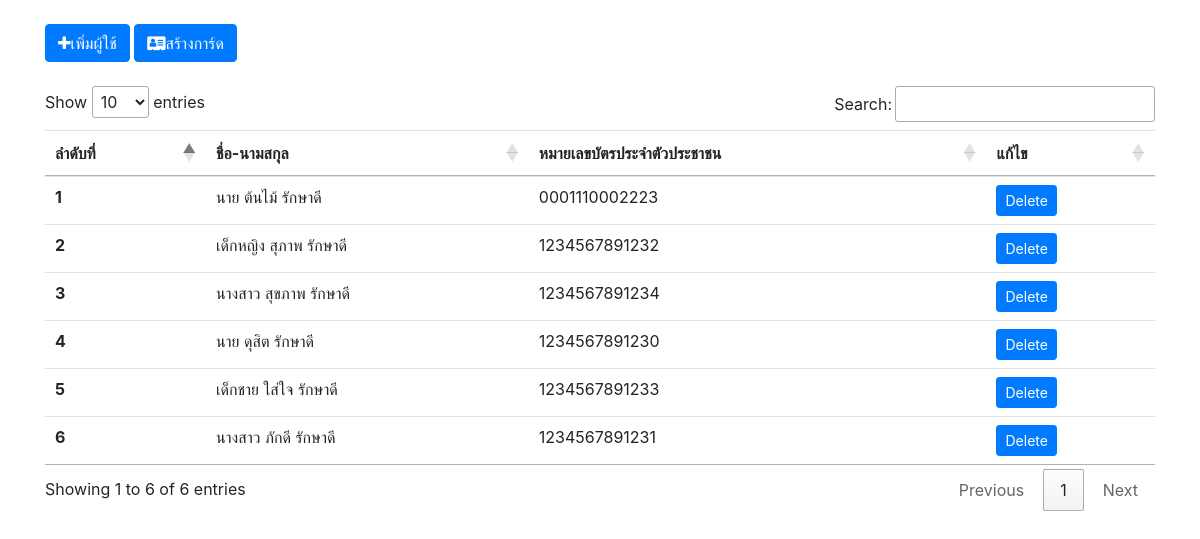
The page /card-user.php on the database its author committed.
### tables this page shows
CREATE TABLE `users_dusi` (
  `user_id` int(11) NOT NULL,
  `name_title` varchar(10) NOT NULL,
  `name` varchar(50) NOT NULL,
  `surname` varchar(50) NOT NULL,
  `birthday` date NOT NULL,
  `registration_date` date DEFAULT curdate(),
  `identification` char(13) NOT NULL,
  `sex` enum('ชาย','หญิง') NOT NULL,
  `id_card` char(8) NOT NULL
);

### card-user.php (the view, shortened to what this page needs)
<?php
$servername = "localhost";
$username = "root";
$password = "";
$dbname = "dusi_db";
$conn = new mysqli($servername, $username, $password, $dbname);
?>
<!doctype html>
<html lang="en">
<head>
  <link rel="stylesheet" href="https://stackpath.bootstrapcdn.com/bootstrap/4.4.1/css/bootstrap.min.css"
>
  <link rel="stylesheet" href="//cdn.datatables.net/1.10.20/css/jquery.dataTables.min.css">
  <link rel="stylesheet" href="https://cdnjs.cloudflare.com/ajax/libs/font-awesome/4.7.0/css/font-awesome.min.css">
</head>
<body>
  <div class="container my-4">
    <button class="btn btn-primary" type="button" data-toggle="collapse" data-target="#collapseExample" aria-expanded="false" aria-controls="collapseExample">
      <i class="fa fa-plus"></i>เพิ่มผู้ใช้
    </button>
    <a href="id-card.php" class="btn btn-primary">
      <i class="fa fa-address-card"></i>สร้างการ์ด
    </a>
  </div>
        <div class="container my-4">
        <table class="table" id="myTable">
          <thead>
            <tr>
            <th scope="col">ลำดับที่</th>
            <th scope="col">ชื่อ-นามสกุล</th>
            <th scope="col">หมายเลขบัตรประจำตัวประชาชน</th>
            <th scope="col">แก้ไข</th>
            </tr>
        </thead>
        <tbody>
  <?php
        $sql = "SELECT user_id, CONCAT(name_title, ' ', name, ' ', surname) AS full_name, identification FROM `users_dusi` ORDER BY user_id DESC";
        $result = mysqli_query($conn, $sql);
        $user_id = 0;
        while($row = mysqli_fetch_assoc($result)){
            $user_id++;
            echo "<tr>
                <th scope='row'>". $user_id . "</th>
                <td>". $row['full_name'] . "</td>
                <td>". $row['identification'] . "</td>
                <td>
                    <button class='delete btn btn-sm btn-primary' id=d".$row['user_id'].">Delete</button>
                </td>
              </tr>";
        }
  ?>
</body>
</html>

### rows shown on the page
users_dusi: full_name "นาย ต้นไม้ รักษาดี", identification "0001110002223"
users_dusi: full_name "เด็กหญิง สุภาพ รักษาดี", identification "1234567891232"
users_dusi: full_name "นางสาว สุขภาพ รักษาดี", identification "1234567891234"
users_dusi: full_name "นาย ดุสิต รักษาดี", identification "1234567891230"
users_dusi: full_name "เด็กชาย ใส่ใจ รักษาดี", identification "1234567891233"
users_dusi: full_name "นางสาว ภักดี รักษาดี", identification "1234567891231"
